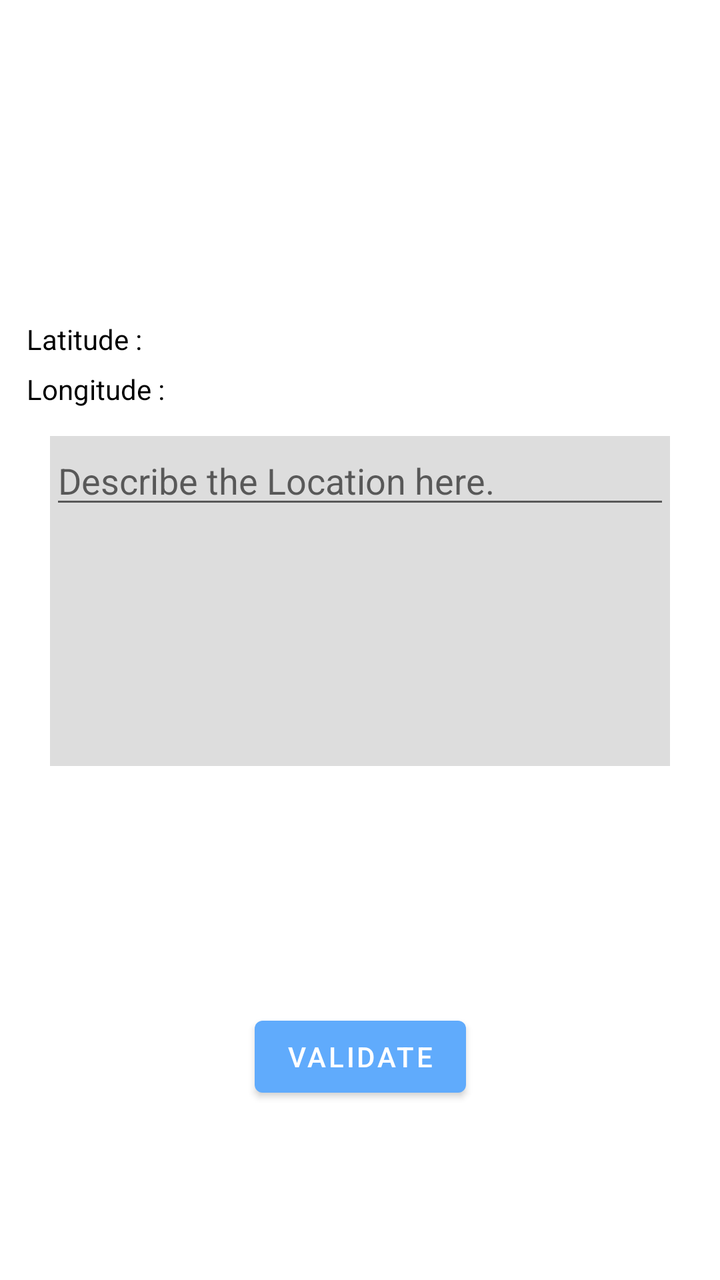
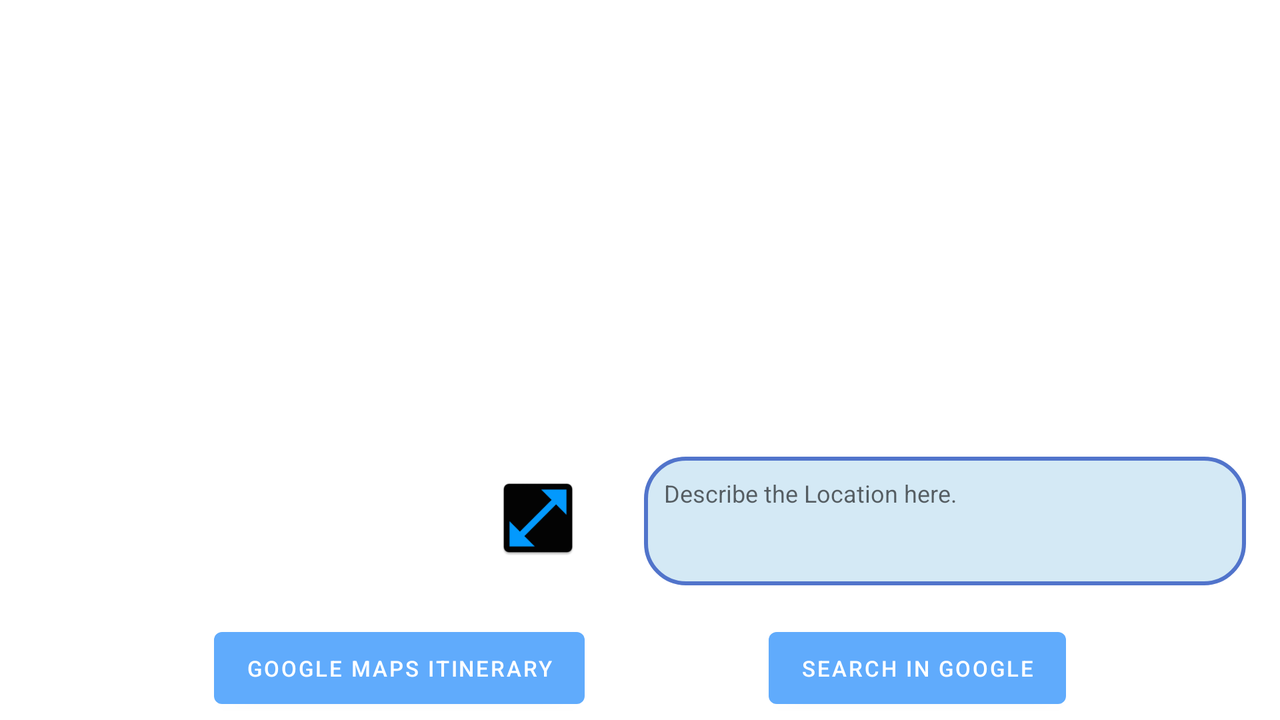

First picture: res/layout/ on a phone held upright. Second picture: the repository's own variant of that layout, on a device whose configuration matches the variant's folder. Source for both follows.
<!-- AndroidManifest.xml: application theme Theme.Service4Night -->
<!-- res/layout/fragment_location.xml -->
<?xml version="1.0" encoding="utf-8"?>
<androidx.constraintlayout.widget.ConstraintLayout xmlns:android="http://schemas.android.com/apk/res/android"
    xmlns:app="http://schemas.android.com/apk/res-auto"
    xmlns:tools="http://schemas.android.com/tools"
    android:layout_width="match_parent"
    android:layout_height="match_parent"
    tools:context=".LocationFragment"
    android:layout_marginHorizontal="5dp"
    android:layout_marginVertical="10dp">

    <androidx.viewpager2.widget.ViewPager2
        android:id="@+id/picture_view_pager"
        android:layout_width="match_parent"
        android:layout_height="150dp"
        android:layout_marginHorizontal="10dp"

        app:flow_horizontalAlign="center"
        app:layout_constraintLeft_toLeftOf="parent"
        app:layout_constraintTop_toTopOf="parent" />


    <TextView
        android:id="@+id/textview_latitude"
        android:layout_width="100dp"
        android:layout_height="25dp"
        android:text="@string/latitude"
        app:layout_constraintBottom_toTopOf="@id/textview_longitude"
        app:layout_constraintEnd_toEndOf="parent"
        app:layout_constraintHorizontal_bias="0.033"
        app:layout_constraintStart_toStartOf="parent"
        app:layout_constraintTop_toBottomOf="@id/picture_view_pager"
        app:layout_constraintVertical_bias="0.611" />

    <TextView
        android:id="@+id/textview_longitude"
        android:layout_width="100dp"
        android:layout_height="25dp"
        android:layout_marginBottom="20dp"
        android:text="@string/longitude"
        app:layout_constraintBottom_toTopOf="@id/description_scroll_view"
        app:layout_constraintEnd_toEndOf="parent"

        app:layout_constraintHorizontal_bias="0.033"
        app:layout_constraintStart_toStartOf="parent" />

    <ScrollView
        android:id="@+id/description_scroll_view"
        android:layout_width="match_parent"
        android:layout_height="165dp"

        android:layout_marginHorizontal="20dp"
        android:layout_marginTop="8dp"
        android:background="#DDDDDD"
        app:layout_constraintLeft_toLeftOf="parent"
        app:layout_constraintTop_toBottomOf="@id/textview_longitude">

        <LinearLayout
            android:layout_width="match_parent"
            android:layout_height="wrap_content"
            android:orientation="vertical">

            <EditText
                android:id="@+id/descriptionEditText"

                android:layout_width="fill_parent"
                android:layout_height="fill_parent"


                android:hint="@string/description_hint"

                />

        </LinearLayout>
    </ScrollView>

    <Button
        android:id="@+id/buttonValidate"
        android:layout_width="wrap_content"
        android:layout_height="wrap_content"
        android:layout_marginTop="8dp"
        android:text="@string/validate"
        app:layout_constraintBottom_toBottomOf="parent"
        app:layout_constraintEnd_toEndOf="parent"
        app:layout_constraintHorizontal_bias="0.501"
        app:layout_constraintStart_toStartOf="parent"
        app:layout_constraintTop_toBottomOf="@id/description_scroll_view"
        app:layout_constraintVertical_bias="0.593" />





</androidx.constraintlayout.widget.ConstraintLayout>
<!-- resources referenced by this layout -->
<resources>
  <string name="description_hint">Describe the Location here.</string>
  <string name="latitude">Latitude :</string>
  <string name="longitude">Longitude :</string>
  <string name="validate">Validate</string>
  <style name="Theme.Service4Night" parent="Theme.MaterialComponents.DayNight.DarkActionBar">
          
          <item name="colorPrimary">@color/blue_third</item>
          <item name="colorPrimaryVariant">@color/blue_main</item>
          <item name="colorOnPrimary">@color/white</item>
          
          <item name="colorSecondary">@color/blue_third</item>
          <item name="colorSecondaryVariant">@color/blue_main</item>
          <item name="colorOnSecondary">@color/black</item>
          
          <item name="android:statusBarColor" tools:targetApi="l">?attr/colorPrimaryVariant</item>
          <item name="android:textColor">@color/black</item>
          
      </style>
  <color name="blue_third">#60ABFC</color>
  <color name="blue_main">#5174CB</color>
  <color name="white">#FFFFFFFF</color>
  <color name="black">#FF000000</color>
</resources>
<!-- res/layout-land/fragment_location.xml (the repository's variant of the layout above) -->
<!-- drawn on the phone turned sideways -->
<?xml version="1.0" encoding="utf-8"?>
<ScrollView
    xmlns:android="http://schemas.android.com/apk/res/android"
    xmlns:app="http://schemas.android.com/apk/res-auto"
    xmlns:tools="http://schemas.android.com/tools"
    android:layout_height="match_parent"
    android:layout_width="match_parent"
    android:fillViewport="true"
    android:tag="fragment_location">

    <FrameLayout
        android:layout_height="match_parent"
        android:layout_width="match_parent"
        android:id="@+id/location_FrameLayout">



        <LinearLayout
            android:id="@+id/location_mainContainer"

            android:layout_gravity="center"
            android:orientation="vertical"
            android:layout_width="match_parent"
            android:layout_height="match_parent"

            android:paddingTop="10dp"
            android:paddingHorizontal="5dp"
            android:focusableInTouchMode="true"

            android:layout_marginHorizontal="10dp"
            >

            <LinearLayout
                android:layout_width="match_parent"
                android:layout_height="match_parent"
                android:orientation="horizontal"
                android:layout_weight="1">

                <LinearLayout
                    android:layout_height="match_parent"
                    android:layout_width="match_parent"
                    android:layout_weight="1"
                    android:orientation="vertical"
                    >


                    <FrameLayout
                        android:id="@+id/pictureLayout"
                        android:layout_width="match_parent"
                        android:layout_height="match_parent"
                        android:minWidth="200dp"
                        android:layout_margin="2dp"

                        >

                        <androidx.viewpager2.widget.ViewPager2
                            android:id="@+id/location_viewPager"
                            android:layout_height="match_parent"
                            android:layout_width="match_parent"
                            android:layout_marginHorizontal="10dp"
                            android:layout_gravity="center"
                            android:clickable="true"

                            />

                        <ImageButton
                            android:id="@+id/fullscreen_button"
                            android:layout_width="wrap_content"
                            android:layout_height="wrap_content"
                            android:layout_gravity="bottom|right"
                            android:layout_margin="25dp"
                            android:alpha="1.0"
                            android:background="@mipmap/ic_fullscreen_square"
                            android:clickable="true"
                            android:contentDescription="@string/fullscreen_button_content_description"
                            android:foreground="@mipmap/ic_fullscreen_square"
                            android:scaleX="0.9"
                            android:scaleY="0.9" />


                    </FrameLayout>
                </LinearLayout>





                <GridLayout
                    android:layout_width="match_parent"
                    android:layout_height="match_parent"
                    android:layout_weight="1"
                    android:layout_marginVertical="5dp"
                    android:layout_marginHorizontal="2dp"
                    android:rowCount="10"
                    android:columnCount="3"
                    android:layout_gravity="center"
                    >


                    <TextView
                        android:id="@+id/location_coordinatesTextView"
                        android:layout_width="wrap_content"
                        android:layout_height="wrap_content"
                        android:layout_row="0"

                        android:layout_gravity="fill_horizontal"
                        android:textAlignment="center"
                        android:layout_column="0"

                        android:layout_columnSpan="3"
                        />

                    <Space
                        android:layout_width="match_parent"
                        android:layout_height="wrap_content"
                        android:layout_rowWeight="1"
                        android:layout_row="1"
                        android:layout_column="0"
                        android:layout_columnSpan="3"/>

                    <CheckBox
                        android:id="@+id/location_checkBox1_1"
                        android:layout_width="wrap_content"
                        android:layout_height="wrap_content"
                        android:layout_row="2"
                        android:layout_column="0"
                        android:layout_columnWeight="1"
                        android:layout_gravity="fill_horizontal"
                        android:clickable="false"
                        android:background="@drawable/rounded_corner_thin"
                        android:textSize="12sp"
                        android:visibility="invisible" />

                    <CheckBox
                        android:id="@+id/location_checkBox1_2"
                        android:layout_width="wrap_content"
                        android:layout_height="wrap_content"
                        android:layout_row="2"
                        android:layout_column="1"
                        android:layout_columnWeight="1"
                        android:layout_gravity="fill_horizontal"
                        android:clickable="false"
                        android:background="@drawable/rounded_corner_thin"
                        android:textSize="12sp"
                        android:visibility="invisible" />

                    <CheckBox
                        android:id="@+id/location_checkBox1_3"
                        android:layout_width="wrap_content"
                        android:layout_height="wrap_content"
                        android:layout_row="2"
                        android:layout_column="2"
                        android:layout_columnWeight="1"
                        android:layout_gravity="fill_horizontal"
                        android:clickable="false"
                        android:background="@drawable/rounded_corner_thin"
                        android:textSize="12sp"
                        android:visibility="invisible" />

                    <Space
                        android:layout_width="match_parent"
                        android:layout_height="wrap_content"
                        android:layout_rowWeight="1"
                        android:layout_row="3"
                        android:layout_column="0"
                        android:layout_columnSpan="3"/>
                    <CheckBox
                        android:id="@+id/location_checkBox2_3"
                        android:layout_width="wrap_content"
                        android:layout_height="wrap_content"
                        android:layout_row="4"
                        android:layout_column="2"
                        android:layout_gravity="fill_horizontal"
                        android:clickable="false"
                        android:background="@drawable/rounded_corner_thin"
                        android:textSize="12sp"
                        android:visibility="invisible" />

                    <CheckBox
                        android:id="@+id/location_checkBox2_2"
                        android:layout_width="wrap_content"
                        android:layout_height="wrap_content"
                        android:layout_row="4"
                        android:layout_column="1"
                        android:layout_gravity="fill_horizontal"
                        android:clickable="false"
                        android:background="@drawable/rounded_corner_thin"
                        android:textSize="12sp"
                        android:visibility="invisible" />

                    <CheckBox
                        android:id="@+id/location_checkBox2_1"
                        android:layout_width="wrap_content"
                        android:layout_height="wrap_content"
                        android:layout_row="4"
                        android:layout_column="0"
                        android:layout_gravity="fill_horizontal"
                        android:clickable="false"
                        android:background="@drawable/rounded_corner_thin"
                        android:textSize="12sp"
                        android:visibility="invisible" />
                    <Space
                        android:layout_width="match_parent"
                        android:layout_height="wrap_content"
                        android:layout_rowWeight="1"
                        android:layout_row="5"
                        android:layout_column="0"
                        android:layout_columnSpan="3"/>
                    <CheckBox
                        android:id="@+id/location_checkBox3_3"
                        android:layout_width="wrap_content"
                        android:layout_height="wrap_content"
                        android:layout_row="6"
                        android:layout_column="2"
                        android:layout_gravity="fill_horizontal"
                        android:clickable="false"
                        android:background="@drawable/rounded_corner_thin"
                        android:textSize="12sp"
                        android:visibility="invisible" />

                    <CheckBox
                        android:id="@+id/location_checkBox3_2"
                        android:layout_width="wrap_content"
                        android:layout_height="wrap_content"
                        android:layout_row="6"
                        android:layout_column="1"
                        android:layout_gravity="fill_horizontal"
                        android:clickable="false"
                        android:background="@drawable/rounded_corner_thin"
                        android:textSize="12sp"
                        android:visibility="invisible" />

                    <CheckBox
                        android:id="@+id/location_checkBox3_1"
                        android:layout_width="wrap_content"
                        android:layout_height="wrap_content"
                        android:layout_row="6"
                        android:layout_column="0"
                        android:layout_gravity="fill_horizontal"
                        android:clickable="false"
                        android:background="@drawable/rounded_corner_thin"
                        android:textSize="12sp"
                        android:visibility="invisible" />
                    <Space
                        android:layout_width="match_parent"
                        android:layout_height="wrap_content"
                        android:layout_rowWeight="1"
                        android:layout_row="7"
                        android:layout_column="0"
                        android:layout_columnSpan="3"/>
                    <TextView
                        android:id="@+id/location_descriptionEditText"

                        android:layout_width="match_parent"
                        android:layout_height="wrap_content"
                        android:layout_row="8"
                        android:layout_column="0"
                        android:layout_columnSpan="3"
                        android:autofillHints="description"

                        android:hint="@string/description_hint"
                        android:minLines="3"
                        android:background="@drawable/rounded_corner_blue_light"

                        android:textAlignment="textStart"
                        android:textSize="12sp" />
                    <Space
                        android:layout_width="match_parent"
                        android:layout_height="wrap_content"
                        android:layout_rowWeight="1"
                        android:layout_row="9"
                        android:layout_column="0"
                        android:layout_columnSpan="3"/>




                </GridLayout>
            </LinearLayout>





            <LinearLayout
                android:layout_height="wrap_content"
                 android:layout_width="match_parent"
                android:orientation="horizontal"
                >
                <Space
                    android:layout_width="match_parent"
                    android:layout_height="wrap_content"
                    android:layout_weight="1" />
                <Button
                    android:id="@+id/buttonItinerary"
                    android:layout_width="wrap_content"
                    android:layout_height="wrap_content"
                    android:layout_marginTop="2dp"
                    android:layout_gravity="center_horizontal"
                    android:text="@string/google_maps_itinerary_label"
                    android:textSize="11sp"/>
                <Space
                    android:layout_width="match_parent"
                    android:layout_height="wrap_content"
                    android:layout_weight="1" />
                <Button
                    android:id="@+id/buttonGoogleView"
                    android:layout_width="wrap_content"
                    android:layout_height="wrap_content"
                    android:layout_marginTop="2dp"
                    android:layout_gravity="center_horizontal"
                    android:textSize="11sp"
                    android:text="@string/search_in_google_label" />
                <Space
                    android:layout_width="match_parent"
                    android:layout_height="wrap_content"
                    android:layout_weight="1" />
            </LinearLayout>

        </LinearLayout>

        <FrameLayout
            android:layout_height="match_parent"
            android:layout_width="match_parent"
            android:id="@+id/location_progressBarContainer"
            android:visibility="gone"
            android:background="@color/black"
            android:alpha="0.6"
            >
            <LinearLayout

                android:layout_height="wrap_content"
                android:layout_width="wrap_content"
                android:layout_gravity="center"
                android:background="@drawable/rounded_corners"
                android:alpha="1"
                android:orientation="vertical"
                >

                <ProgressBar
                    android:layout_gravity="center"
                    android:layout_width="wrap_content"
                    android:layout_height="wrap_content"
                    android:indeterminate="true"
                    android:id="@+id/location_progressBar" />

                <TextView
                    android:layout_width="wrap_content"
                    android:layout_height="match_parent"
                    android:layout_gravity="center"
                    android:maxLines="1"
                    android:text="@string/loading_pictures"
                    android:id="@+id/location_progressBarTextView" />
            </LinearLayout>


        </FrameLayout>
    </FrameLayout>


</ScrollView>
<!-- resources referenced by the variant -->
<!-- as the phone turned sideways resolves them -->
<resources>
  <color name="black">#FF000000</color>
  <!-- drawable rounded_corner_blue_light (drawable) -->
  <?xml version="1.0" encoding="utf-8"?>
  <shape xmlns:android="http://schemas.android.com/apk/res/android" >
      <stroke
          android:width="2dp"
          android:color="@color/blue_main" />
  
      <solid android:color="@color/blue_light" />
  
      <padding
          android:left="10dp"
          android:right="10dp"
          android:bottom="10dp"
          android:top="10dp" />
  
      <corners android:radius="20dp" />
  </shape>
  <!-- drawable rounded_corner_thin (drawable) -->
  <?xml version="1.0" encoding="utf-8"?>
  <shape xmlns:android="http://schemas.android.com/apk/res/android" >
      <stroke
          android:width="2dp"
          android:color="@color/blue_main" />
  
      <solid android:color="@color/white" />
  
      <padding
          android:left="3dp"
          android:right="3dp"
          android:bottom="3dp"
          android:top="3dp" />
  
      <corners android:radius="10dp" />
  </shape>
  <!-- drawable rounded_corners (drawable) -->
  <?xml version="1.0" encoding="utf-8"?>
  <shape xmlns:android="http://schemas.android.com/apk/res/android" >
      <stroke
          android:width="3dp"
          android:color="@color/blue_main" />
  
      <solid android:color="@color/white" />
  
      <padding
          android:left="10dp"
          android:right="10dp"
          android:bottom="10dp"
          android:top="10dp" />
  
      <corners android:radius="20dp" />
  </shape>
  <!-- mipmap ic_fullscreen_square: png bitmap (mipmap-hdpi, 1313 bytes) -->
  <string name="description_hint">Describe the Location here.</string>
  <string name="fullscreen_button_content_description">fullscreen button</string>
  <string name="google_maps_itinerary_label">Google Maps Itinerary</string>
  <string name="loading_pictures">loading pictures…</string>
  <string name="search_in_google_label">Search in google</string>
  <style name="Theme.Service4Night" parent="Theme.MaterialComponents.DayNight.DarkActionBar">
          
          <item name="colorPrimary">@color/blue_third</item>
          <item name="colorPrimaryVariant">@color/blue_main</item>
          <item name="colorOnPrimary">@color/white</item>
          
          <item name="colorSecondary">@color/blue_third</item>
          <item name="colorSecondaryVariant">@color/blue_main</item>
          <item name="colorOnSecondary">@color/black</item>
          
          <item name="android:statusBarColor" tools:targetApi="l">?attr/colorPrimaryVariant</item>
          <item name="android:textColor">@color/black</item>
          
      </style>
  <color name="blue_main">#5174CB</color>
  <color name="blue_light">#D4E9F5</color>
  <color name="white">#FFFFFFFF</color>
  <color name="blue_third">#60ABFC</color>
</resources>
